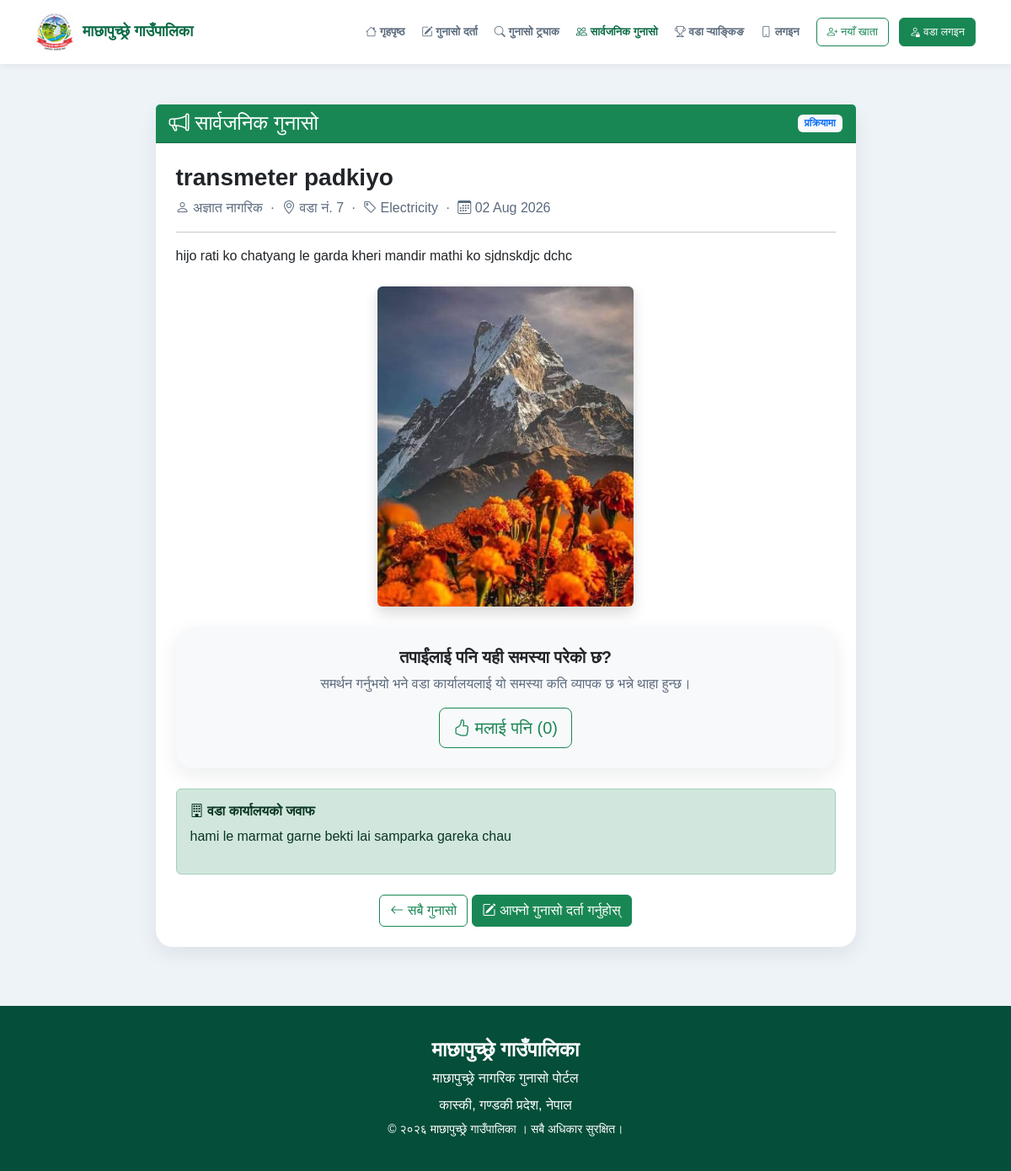
Screenshot of /complaints/public/7/ with the database file from the repository.
### complaint/models.py (models this page shows, shortened)
class Complaint(models.Model):
    complaint_id = models.CharField(
        max_length=20,
        unique=True,
        blank=True
    )
    citizen_name = models.CharField(max_length=100)
    phone = models.CharField(max_length=15)
    address = models.CharField(
        max_length=200,
        blank=True
    )
    ward = models.IntegerField(choices=WARD_CHOICES)
    category = models.CharField(
        max_length=50,
        choices=CATEGORY_CHOICES
    )
    priority = models.CharField(
        max_length=20,
        choices=PRIORITY_CHOICES,
        default="Medium"
    )
    subject = models.CharField(max_length=200)
    description = models.TextField()
    image = models.ImageField(
        upload_to="complaints/",
        blank=True,
        null=True
    )
    status = models.CharField(
        max_length=20,
        choices=STATUS_CHOICES,
        default="Pending"
    )
    reply = models.TextField(
        blank=True,
        null=True
    )
    created_at = models.DateTimeField(auto_now_add=True)
    resolved_at = models.DateTimeField(
        blank=True,
        null=True
    )
    citizen_confirmed = models.BooleanField(
        null=True,
        blank=True,
        default=None
    )
    confirmed_at = models.DateTimeField(
        blank=True,
        null=True
    )
    dispute_reason = models.TextField(
        blank=True
    )
    is_public = models.BooleanField(default=True)
    show_name = models.BooleanField(default=False)
    hidden_by_office = models.BooleanField(default=False)
    hidden_reason = models.CharField(
        max_length=200,
        blank=True
    )
    @property
    def public_author(self):
        if self.show_name and self.citizen_name:
            return self.citizen_name
        return "अज्ञात नागरिक"
    class Meta:
        ordering = ["-created_at"]

### complaint/views.py (the view)
def public_complaint_detail(request, pk):
    complaint = get_object_or_404(public_complaint_queryset(), pk=pk)
    already_upvoted = upvotes_by_visitor(request).filter(
        complaint=complaint
    ).exists()
    return render(
        request,
        "complaint/public_complaint_detail.html",
        {
            "complaint": complaint,
            "already_upvoted": already_upvoted,
            "active_nav": "public",
        }
    )

### complaint/context_processors.py (called while the page is built)
def citizen(request):
    from .views import get_logged_in_citizen
    return {
        "current_citizen": get_logged_in_citizen(request),
    }

### complaint/views.py (called while the page is built, shortened)
def public_complaint_queryset():
    return Complaint.objects.filter(
        is_public=True,
        hidden_by_office=False
    ).annotate(
        upvote_count=Count("upvotes")
    )

def upvotes_by_visitor(request):
    session_key = request.session.session_key
    citizen = get_logged_in_citizen(request)
    if not session_key and not citizen:
        return Upvote.objects.none()

def get_logged_in_citizen(request):
    citizen_id = request.session.get("citizen_id")
    if not citizen_id:
        return None
    return Citizen.objects.filter(id=citizen_id).first()

### complaint/templates/complaint/public_complaint_detail.html (shortened to what this page needs)
{% extends "base.html" %}
{% block content %}
<div class="container mt-5">
<div class="row justify-content-center">
<div class="col-lg-9">
<div class="card">
<div class="card-header bg-success text-white d-flex justify-content-between align-items-center">
<h4 class="mb-0">
<i class="bi bi-megaphone"></i>
सार्वजनिक गुनासो
</h4>
{% if complaint.status == "Resolved" %}
<span class="badge bg-light text-success">समाधान भयो</span>
{% elif complaint.status == "In Progress" %}
<span class="badge bg-light text-primary">प्रक्रियामा</span>
{% else %}
<span class="badge bg-light text-dark">पेन्डिङ</span>
{% endif %}
</div>
<div class="card-body p-4">
<h3 class="fw-bold">{{ complaint.subject }}</h3>
<p class="text-muted">
<i class="bi bi-person"></i> {{ complaint.public_author }}
&nbsp;·&nbsp;
<i class="bi bi-geo-alt"></i> वडा नं. {{ complaint.ward }}
&nbsp;·&nbsp;
<i class="bi bi-tag"></i> {{ complaint.category }}
&nbsp;·&nbsp;
<i class="bi bi-calendar3"></i> {{ complaint.created_at|date:"d M Y" }}
</p>
<hr>
<p class="fs-5">{{ complaint.description|linebreaks }}</p>
{% if complaint.image %}
<div class="text-center my-4">
<img src="{{ complaint.image.url }}"
class="img-fluid rounded shadow"
style="max-height:380px;">
</div>
{% endif %}
<div class="card bg-light border-0 my-4">
<div class="card-body text-center p-4">
<h5 class="fw-bold">
तपाईंलाई पनि यही समस्या परेको छ?
</h5>
<p class="text-muted">
समर्थन गर्नुभयो भने वडा कार्यालयलाई यो समस्या कति व्यापक छ भन्ने थाहा हुन्छ।
</p>
<form method="POST" action="{% url 'upvote_complaint' complaint.id %}">
<button type="submit"
class="btn btn-lg {% if already_upvoted %}btn-success{% else %}btn-outline-success{% endif %}">
<i class="bi bi-hand-thumbs-up{% if already_upvoted %}-fill{% endif %}"></i>
{% if already_upvoted %}
मैले समर्थन गरें ({{ complaint.upvote_count }})
{% else %}
मलाई पनि ({{ complaint.upvote_count }})
{% endif %}
</button>
</form>
</div>
</div>
{% if complaint.reply %}
<div class="alert alert-success">
<h6 class="fw-bold">
<i class="bi bi-building"></i>
वडा कार्यालयको जवाफ
</h6>
<p class="mb-0">{{ complaint.reply|linebreaks }}</p>
</div>
{% endif %}
<div class="text-center mt-4">
<a href="{% url 'public_complaints' %}" class="btn btn-outline-success">
<i class="bi bi-arrow-left"></i> सबै गुनासो
</a>
<a href="{% url 'complaint_register' %}" class="btn btn-success">
<i class="bi bi-pencil-square"></i> आफ्नो गुनासो दर्ता गर्नुहोस्
</a>
</div>
</div>
</div>
</div>
</div>
</div>
{% endblock %}

### rows the page displays
Complaint: subject "transmeter padkiyo", public_author "अज्ञात नागरिक", ward "7", category "Electricity", created_at "02 Aug 2026", description "hijo rati ko chatyang le garda kheri mandir mathi ko sjdnskdjc dchc", image (picture), upvote_count "0", reply "hami le marmat garne bekti lai samparka gareka chau"
